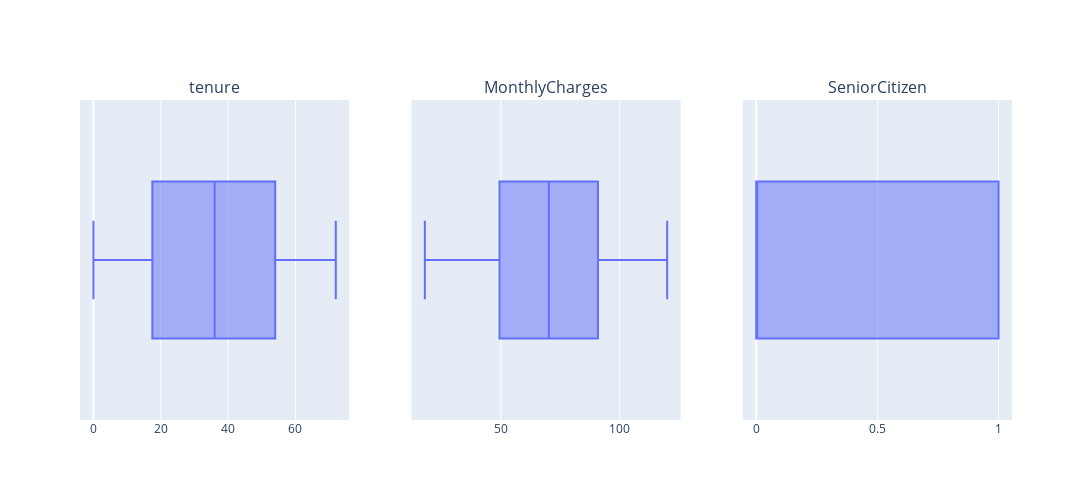

Source (notebook cell):
### Markdown cell above
using plotly

### Code cell
fig = make_subplots(rows=1, cols=3, subplot_titles=numerical_cols)
for i, column in enumerate(numerical_cols):
    row = 1
    col = i + 1

    boxplot = px.box(df1, x=column)
    for trace in boxplot.data:
        fig.add_trace(trace, row=row, col=col)
fig.update_layout(height=500, width=1300, showlegend=False)

### Figure 1 — Plotly figure (JSON) as saved in the notebook; plotly's stock layout.template omitted (floating-point values rounded to 4 significant figures; data arrays with more than 128 entries replaced by an {"elided": "..."} marker saying what was removed)
{"data": [{"alignmentgroup": "True", "hovertemplate": "tenure=%{x}<extra></extra>", "legendgroup": "", "marker": {"color": "#636efa"}, "name": "", "notched": false, "offsetgroup": "", "orientation": "h", "showlegend": false, "type": "box", "x": {"elided": "5000 int values"}, "x0": " ", "xaxis": "x", "y0": " ", "yaxis": "y"}, {"alignmentgroup": "True", "hovertemplate": "MonthlyCharges=%{x}<extra></extra>", "legendgroup": "", "marker": {"color": "#636efa"}, "name": "", "notched": false, "offsetgroup": "", "orientation": "h", "showlegend": false, "type": "box", "x": {"elided": "5000 float values"}, "x0": " ", "xaxis": "x2", "y0": " ", "yaxis": "y2"}, {"alignmentgroup": "True", "hovertemplate": "SeniorCitizen=%{x}<extra></extra>", "legendgroup": "", "marker": {"color": "#636efa"}, "name": "", "notched": false, "offsetgroup": "", "orientation": "h", "showlegend": false, "type": "box", "x": {"elided": "5000 int values"}, "x0": " ", "xaxis": "x3", "y0": " ", "yaxis": "y3"}], "layout": {"annotations": [{"font": {"size": 16}, "showarrow": false, "text": "tenure", "x": 0.1444, "xanchor": "center", "xref": "paper", "y": 1, "yanchor": "bottom", "yref": "paper"}, {"font": {"size": 16}, "showarrow": false, "text": "MonthlyCharges", "x": 0.5, "xanchor": "center", "xref": "paper", "y": 1, "yanchor": "bottom", "yref": "paper"}, {"font": {"size": 16}, "showarrow": false, "text": "SeniorCitizen", "x": 0.8556, "xanchor": "center", "xref": "paper", "y": 1, "yanchor": "bottom", "yref": "paper"}], "height": 500, "showlegend": false, "width": 1300, "xaxis": {"anchor": "y", "domain": [0, 0.2889]}, "xaxis2": {"anchor": "y2", "domain": [0.3556, 0.6444]}, "xaxis3": {"anchor": "y3", "domain": [0.7111, 1]}, "yaxis": {"anchor": "x", "domain": [0, 1]}, "yaxis2": {"anchor": "x2", "domain": [0, 1]}, "yaxis3": {"anchor": "x3", "domain": [0, 1]}}}
